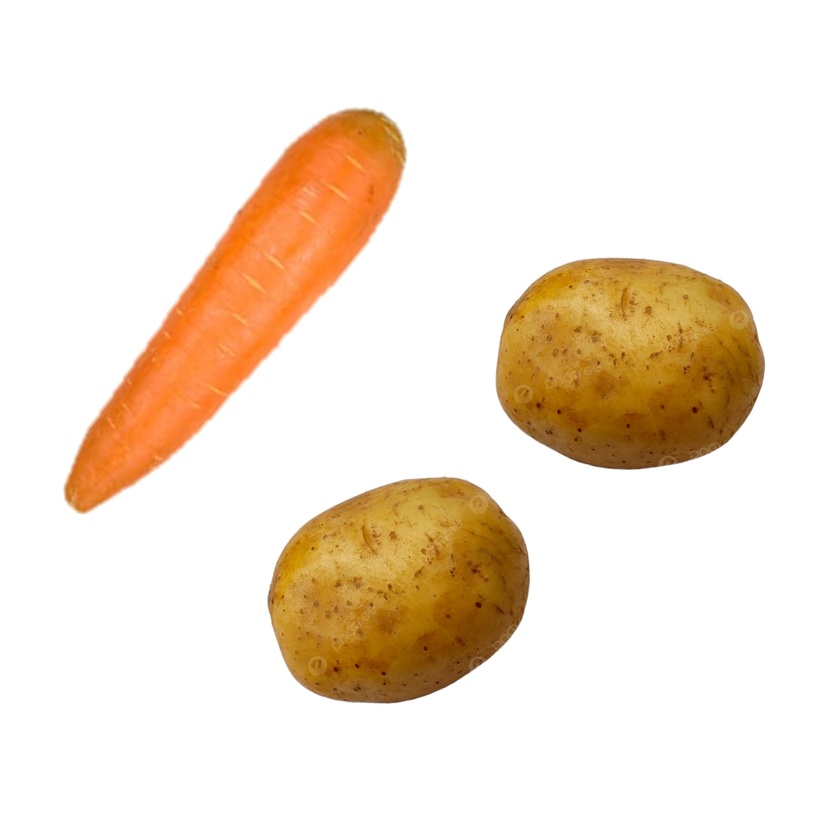
%> input picture wkobjek.jpg, 840 x 840 px, shrunk from 1599 x 1599 before the run
$ octave test.m   (GNU Octave 9; MATLAB toolbox functions it lacks are replaced by stand-ins)
%> lines starting %> are read from the running program, lines starting %| are printed output that depends on the picture; in (x1, y1, x2, y2) boxes, pixels count from 0 and x2, y2 are one past the last pixel; in counts of white or black regions, pixels touching at a corner belong together; the program's own positions count from 1
clc;
clear;
close all;
pkg load image

% Citra asli
pict = imread('wkobjek.jpg');
%> pict is the input picture: size 840x840x3 uint8; mean R, G, B 243.1, 228.7, 212.7
figure, imshow(pict), title('Citra Asli');

% Citra HSV
hsv_image = double(rgb2hsv(pict));
%> hsv_image: size 840x840x3 double; mean H, S, V 0.0283, 0.158, 0.953
figure, imshow(hsv_image), title('Citra HSV');

% Konversi citra ke grayscale
gray_image = rgb2gray(pict);
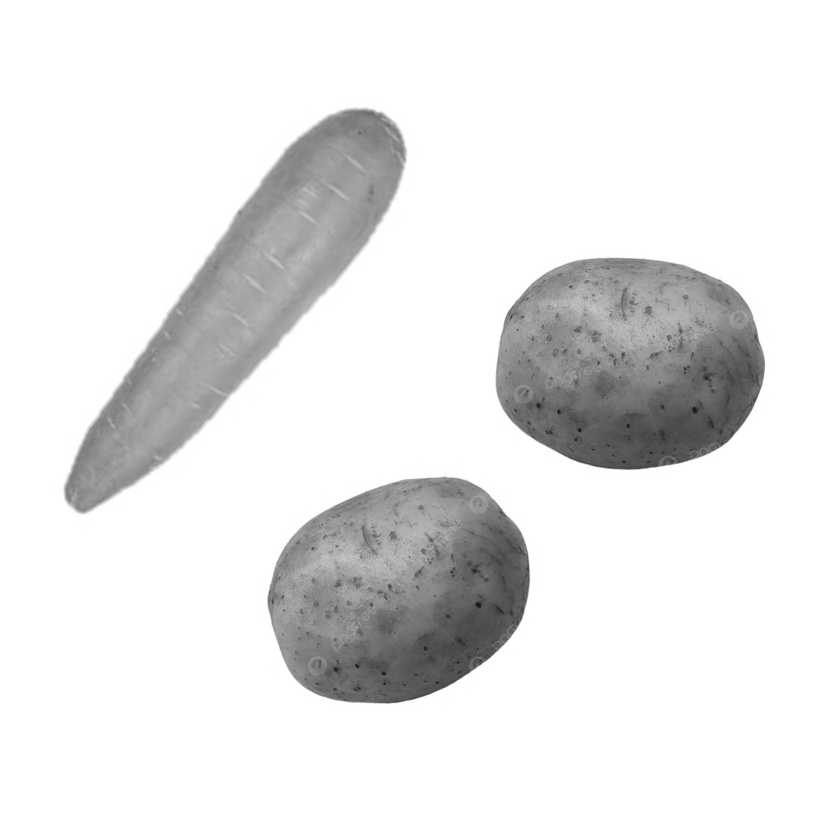
%> gray_image: size 840x840 uint8; min 20, max 255, mean 231.2

% Gunakan metode Otsu untuk mendapatkan nilai ambang
threshold_value = graythresh(gray_image);
%> threshold_value = 0.765

% Lakukan segmentasi dengan menggunakan nilai ambang Otsu
binary_image = im2bw(gray_image, threshold_value);
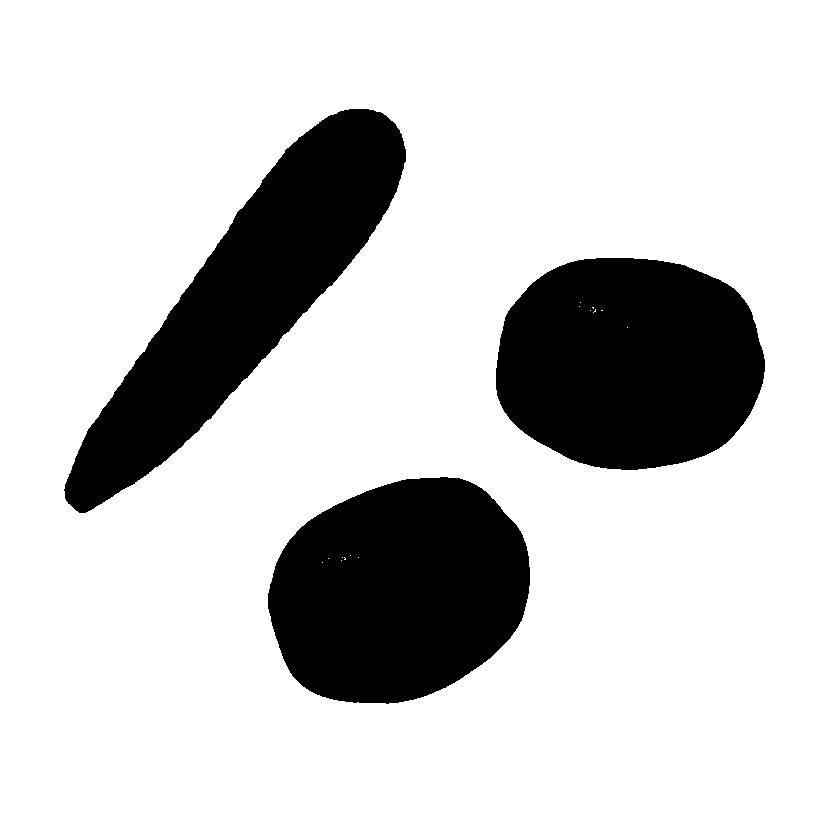
%> binary_image: size 840x840 logical; 80.3% white; 3 black regions, box (x1, y1, x2, y2) and area: (64, 109, 406, 513) 46876, (496, 258, 765, 470) 46101, (268, 477, 530, 704) 46095

% Invert citra biner agar objek menjadi full putih
binary_image_inverted = 1 - binary_image;

% Tampilkan hasil segmentasi
figure, imshow(binary_image_inverted), title('Hasil Segmentasi dengan Metode Otsu');

% Ekstraksi fitur menggunakan bwconncomp
bw_conn_comp = bwconncomp(binary_image_inverted);
%> bw_conn_comp = 3 connected components
num_objects = bw_conn_comp.NumObjects;
%> num_objects = 3

% Ambang minimal luas untuk objek
min_area_threshold = 500; % Sesuaikan sesuai kebutuhan

% Loop untuk menampilkan dan memisahkan objek
for i = 1:num_objects
    % Ekstraksi indeks piksel untuk setiap objek
    obj_pixels = bw_conn_comp.PixelIdxList{i};

    % Hitung luas objek
    obj_area = length(obj_pixels);

    % Tampilkan objek hanya jika luasnya di atas ambang tertentu
    if obj_area > min_area_threshold
        % Buat citra yang hanya berisi objek tersebut
        obj_binary = zeros(size(binary_image_inverted));
        obj_binary(obj_pixels) = 1;

        % Tampilkan citra objek
        figure, imshow(obj_binary), title(['Objek ke-', num2str(i), ' - Luas: ', num2str(obj_area)]);
    end
end
%> this loop made 3 passes
%> obj_area on passes 1 to 3: 46876, 46095, 46101
%> pass 1, `imshow(obj_binary)`:
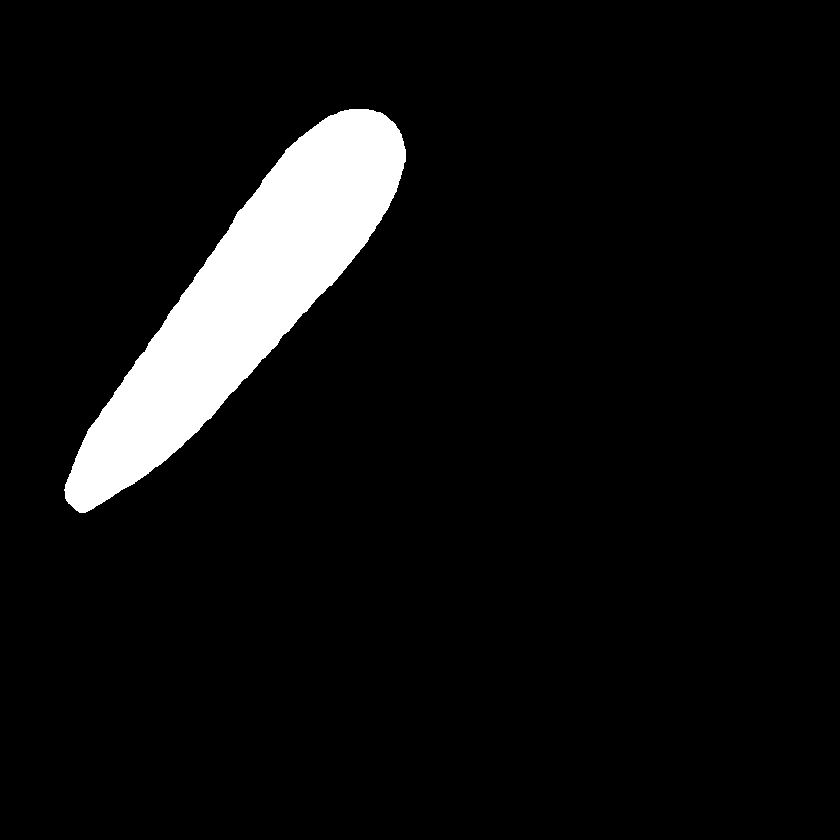
%> displayed picture: size 840x840, on the screen's scale of 0 to 255; 6.6% white; 1 white region, box (x1, y1, x2, y2) and area: (64, 109, 406, 513) 46876
%> pass 2, `imshow(obj_binary)`:
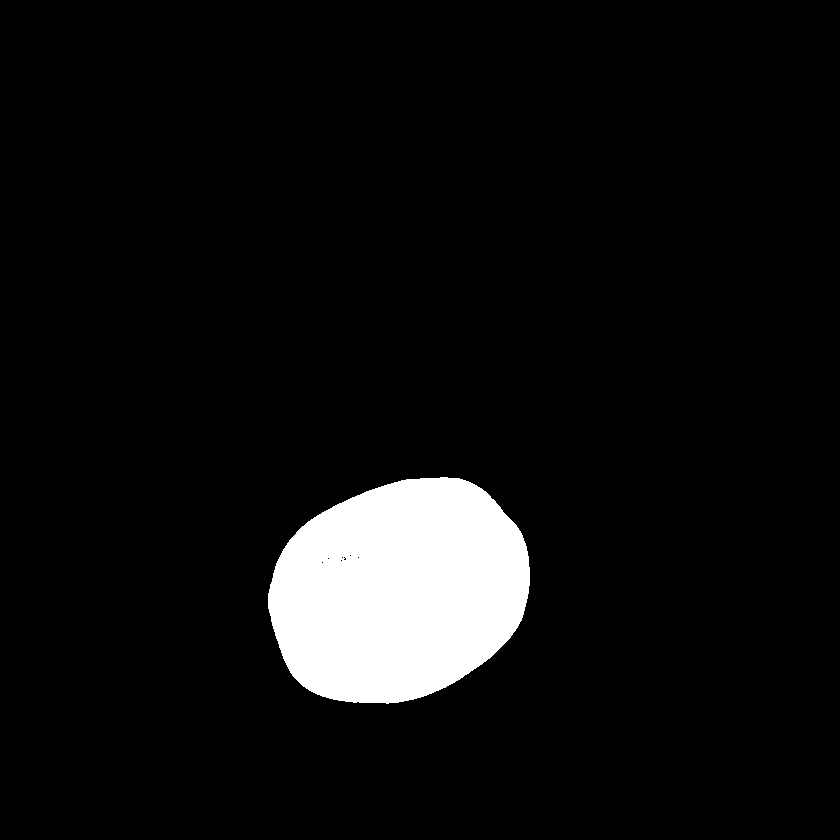
%> displayed picture: size 840x840, on the screen's scale of 0 to 255; 6.5% white; 1 white region, box (x1, y1, x2, y2) and area: (268, 477, 530, 704) 46095
%> after the loop:
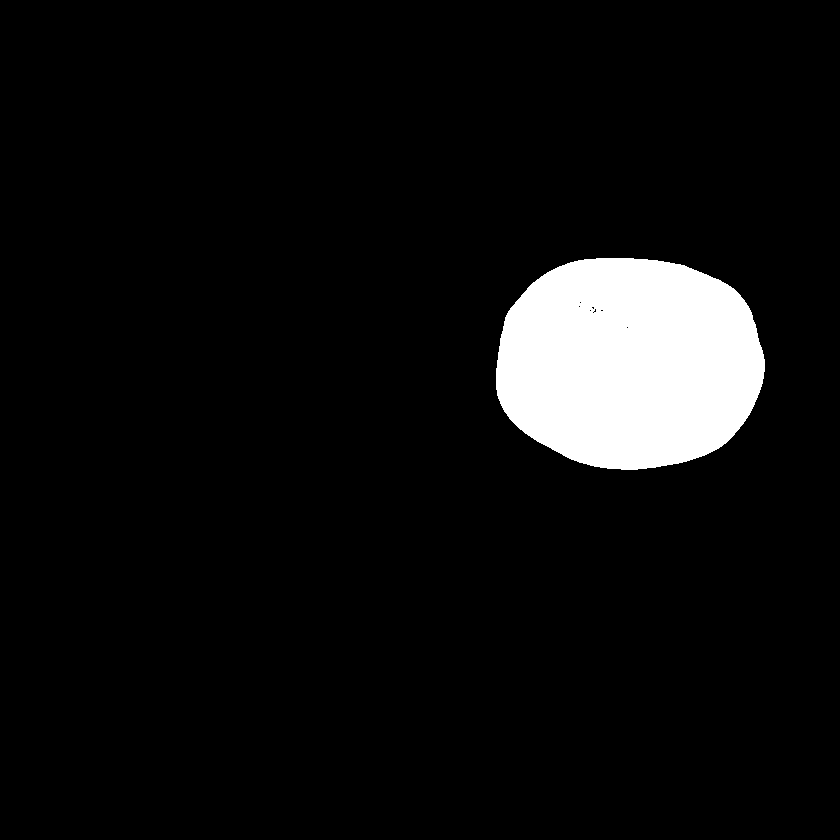
%> obj_binary: size 840x840 double; values 0 (black) and 1 (white), 6.5% white; 1 white region, box (x1, y1, x2, y2) and area: (496, 258, 765, 470) 46101

% Menampilkan citra asli
figure, imshow(pict), title('Citra Asli');

% Tunggu pengguna menekan tombol sebelum menutup semua jendela
pause;
close all;

$ run again, with imgsayur.jpg copied over wkobjek.jpg
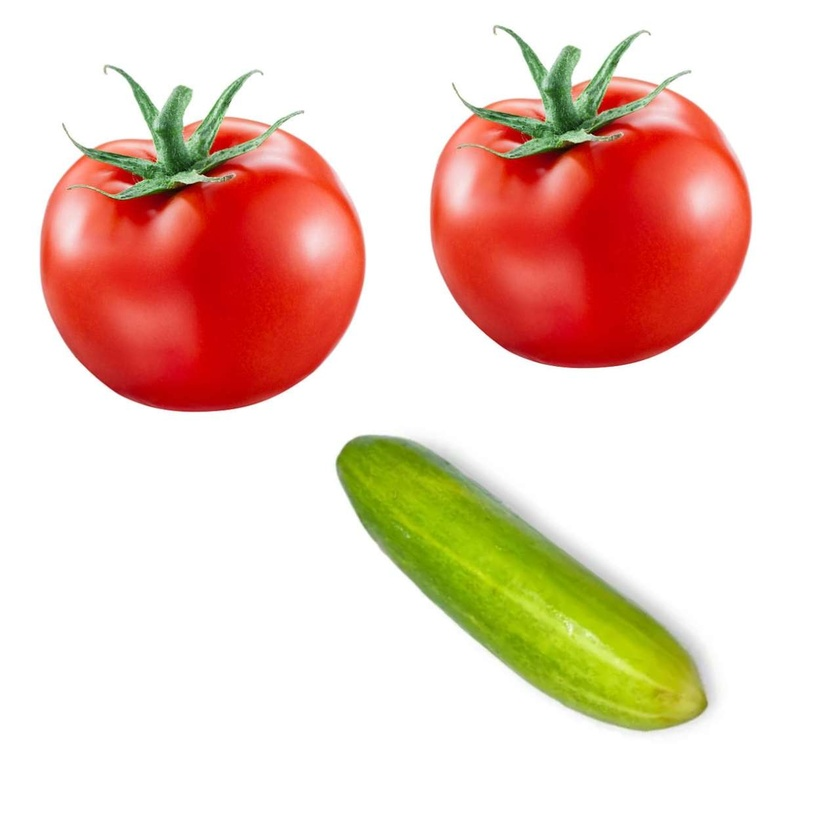
%> input picture imgsayur.jpg, 840 x 840 px, shrunk from 1280 x 1280 before the run
%> pict is the input picture: size 840x840x3 uint8; mean R, G, B 236.7, 208.7, 195.4
%> hsv_image: size 840x840x3 double; mean H, S, V 0.0833, 0.22, 0.94
%> threshold_value = 0.714
%> `binary_image = im2bw(gray_image, threshold_value);`:
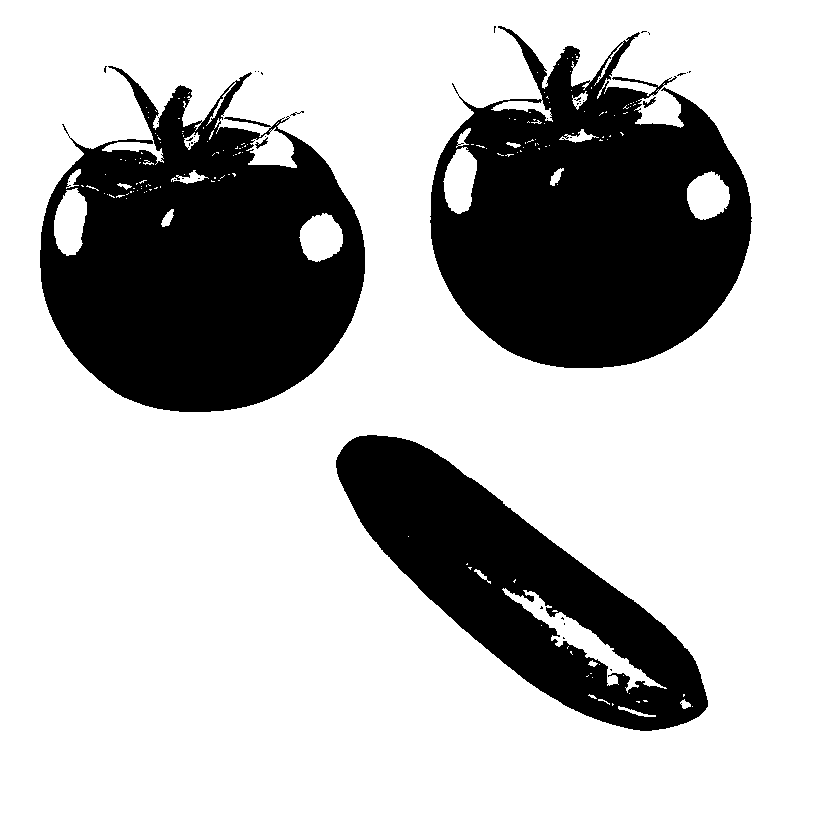
%> binary_image: size 840x840 logical; 73.6% white; 39 black regions (33 under 20 px), largest, box (x1, y1, x2, y2) and area: (40, 66, 365, 412) 71681, (430, 26, 752, 368) 70012, (336, 435, 708, 731) 44115, (643, 97, 656, 108) 54, (255, 137, 268, 149) 51, (290, 111, 304, 116) 21
%> bw_conn_comp = 39 connected components
%> num_objects = 39
%> the loop `for i = 1:num_objects` made 39 passes
%> obj_area on passes 1, 14, 18, 19, 20, 35: 71681, 51, 21, 44115, 70012, 54
%> after the loop `for i = 1:num_objects`:
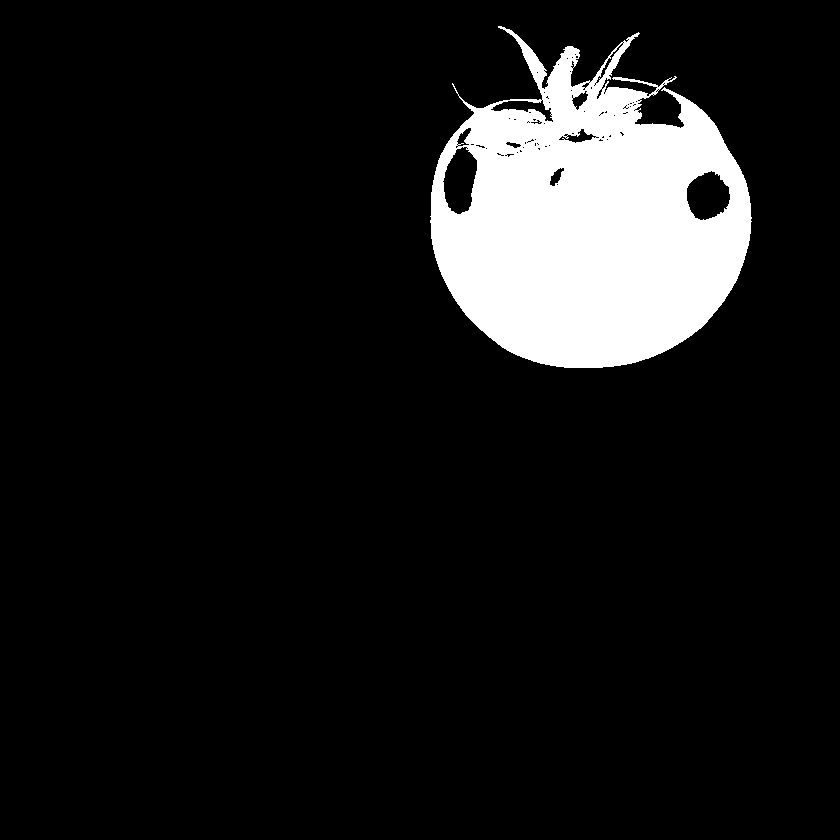
%> obj_binary: size 840x840 double; values 0 (black) and 1 (white), 9.9% white; 1 white region, box (x1, y1, x2, y2) and area: (430, 26, 752, 368) 70012
